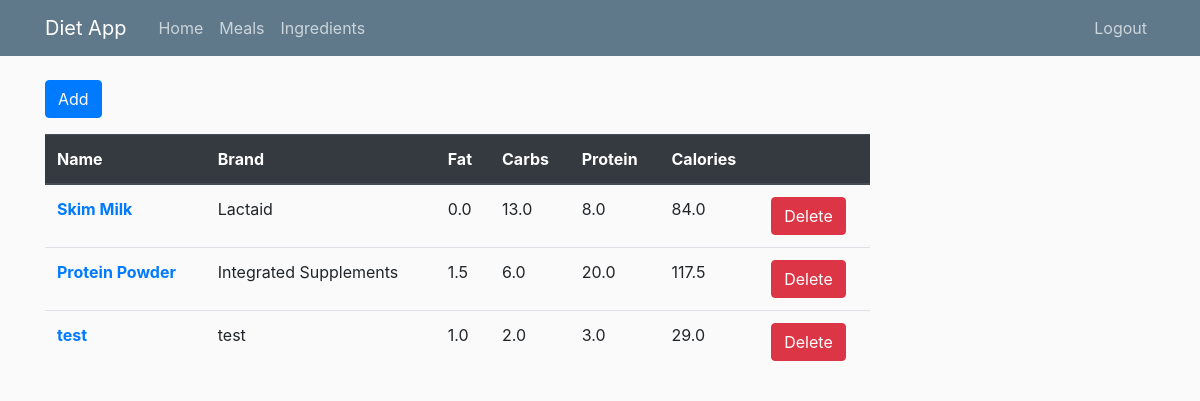
Before: /ingredients (signed in) with the older database file.
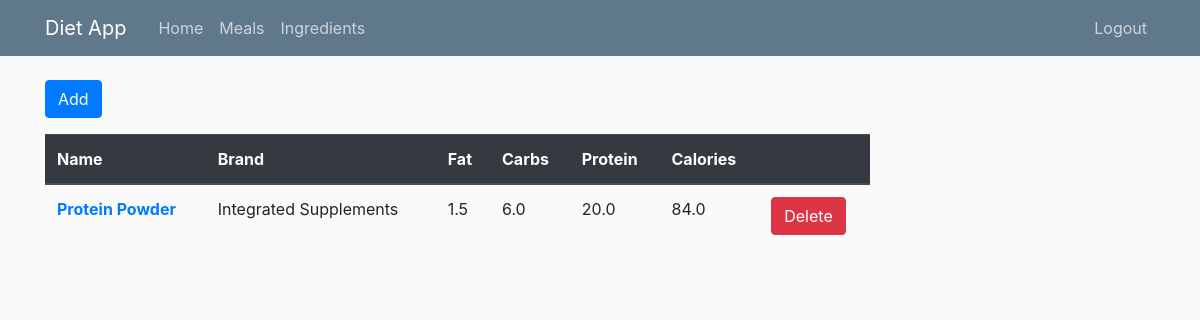
After: the same page with the newer database file.
### dietapp/models.py (models this page shows, shortened)
class Ingredients(db.Model):
    id = db.Column(db.Integer, primary_key = True)
    brand = db.Column(db.String(100), nullable = False)
    name = db.Column(db.String(100), nullable = False)
    date_created = db.Column(db.DateTime, nullable = False, default = datetime.utcnow )
    date_used = db.Column(db.DateTime)
    favorite = db.Column(db.Boolean, nullable = False, default=False)
    obsolete = db.Column(db.Boolean, nullable = False, default=False)
    protein = db.Column(db.Float, default = 0)
    carbs = db.Column(db.Float, default = 0)
    fat = db.Column(db.Float, default = 0)
    calories = db.Column(db.Float,default=0, nullable = False)
    serv_weight = db.Column(db.Float)
    serv_volume = db.Column(db.Float)
    serv_count = db.Column(db.Float)
    weight_unit_id = db.Column(db.Integer, db.ForeignKey('units.id'))
    volume_unit_id = db.Column(db.Integer, db.ForeignKey('units.id'))
    count_unit_id = db.Column(db.Integer, db.ForeignKey('units.id'))
    user_id = db.Column(db.Integer, db.ForeignKey('user.id'), nullable = False)

### dietapp/routes.py (the view)
@app.route('/ingredients')
@login_required
def ingredients():
    ingredients = Ingredients.query.filter_by(user_id = current_user.id, obsolete = False).all()
    return render_template('ingredients.html',title='Ingredients', ingredients=ingredients)

### dietapp/models.py (called while the page is built)
@login_manager.user_loader
def load_user(user_id):
    return User.query.get(int(user_id))

### dietapp/templates/ingredients.html (shortened to what this page needs)
{% extends "layout.html" %}
{% block content %}
    <a class="btn btn-primary btn-md mb-3" href="{{ url_for('new_ingredient') }}">Add</a>
    {% if ingredients %}
        <table class="table">
            <thead class="thead-dark">
            <tr>
                <th scope="col">Name</th>
                <th scope="col">Brand</th>
                <th scope="col">Fat</th>
                <th scope="col">Carbs</th>
                <th scope="col">Protein</th>
                <th scope="col">Calories</th>
                <th scope="col"></th>
            </tr>
            </thead>
            <tbody>
                {% for i in ingredients %}
                    <tr>
                        <th scope="row"><a href="{{ url_for('update_ingredient', ingredient_id=i.id) }}">{{i.name}}</a></th>
                        <td>{{i.brand}}</td>
                        <td>{{i.fat}}</td>
                        <td>{{i.carbs}}</td>
                        <td>{{i.protein}}</td>
                        <td>{{i.calories}}</td>
                        <td>
                            <form action="{{ url_for('delete_ingredient', ingredient_id = i.id) }}" method="POST">
                                <input class="btn btn-danger" type="submit" value="Delete">
                            </form>
                        </td>
                    </tr>
                {% endfor %}
            </tbody>
        </table>
    {% else %}
        <h1>No Ingredients</h1>
    {% endif %}
{% endblock content %}

Changed rows visible on the page:
no longer on this page (row edited): Ingredients: name "Skim Milk", brand "Lactaid", fat "0.0", carbs "13.0", protein "8.0", calories "84.0"
removed Ingredients: name "test", brand "test", fat "1.0", carbs "2.0", protein "3.0", calories "29.0"
changed Ingredients "Protein Powder": calories "117.5" → "84.0"
